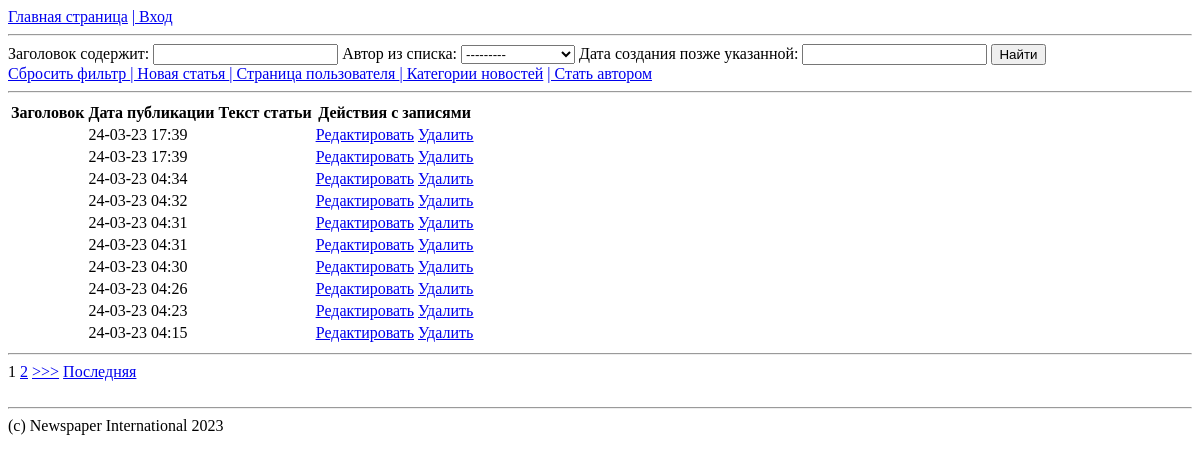
Before: / with the older database file.
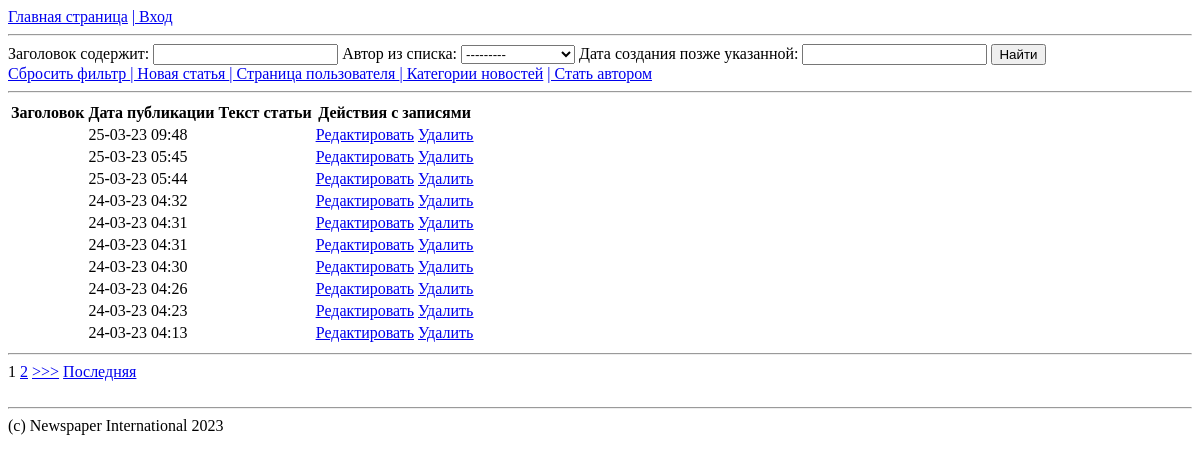
After: the same page with the newer database file.
### news/models.py (models this page shows, shortened)
class Post(models.Model):
    article = 'AR'
    news = 'NW'
    TYPES = [(article, 'Статья'), (news, 'Новость')]
    author = models.ForeignKey(Author, on_delete=models.CASCADE, verbose_name=u'Автор')
    type = models.CharField(max_length=2, choices=TYPES, default=news, verbose_name=u'Тип')
    time_create = models.DateTimeField(auto_now_add=True, verbose_name=u'Дата создания')
    category = models.ManyToManyField(Category, through='PostCategory', verbose_name=u'Категория')
    heading = models.CharField(verbose_name=u'Заголовок', max_length=255)
    body = models.TextField(verbose_name=u'Текст')
    rating = models.IntegerField(default=0)

### news/views.py (the view, shortened to what this page needs)
# urls.py: path('',  PostListSearch.as_view(), name='post_search'),
class PostListSearch(ListView):
    model = Post
    template_name = 'search.html'
    context_object_name = 'posts'
    ordering = '-time_create'
    paginate_by = 10
    def get_queryset(self):
        queryset = super().get_queryset()
        return PostFilter(self.request.GET, queryset=queryset).qs
    def get_context_data(self, **kwargs):
        context = super().get_context_data(**kwargs)
        context['filter'] = PostFilter(self.request.GET, queryset=self.get_queryset())
        request_copy = self.request.GET.copy()
        parameters = request_copy.pop('page', True) and request_copy.urlencode()
        context['parameters'] = parameters  # хвост get запроса для коррктной работы пагинатора
        context['form'] = PostForm()
        context['is_author'] = self.request.user.groups.filter(name='authors').exists()
        return context

### news/forms.py
class PostForm(ModelForm):
    class Meta:
        model = Post
        fields = ['type', 'category', 'heading', 'body']

### news/models.py (called while the page is built)
    def __str__(self):
        return f'{self.user}'

### news/templatetags/custom_filters.py (called while the page is built)
@register.filter(name='censor')
def censor(value):
    censored_text = profanity.censor(value)
    return censored_text

### templates/search.html (shortened to what this page needs)
{% extends 'flatpages/default.html' %}
{% load custom_filters %}
{% block content %}
    {% if posts %}
        <form method="GET">
            {{ filter.form}}
            <input type="submit" value="Найти">
            <br>
            <a href="{% url 'post_search' %}"> Сбросить фильтр </a>
            <a href="{% url 'post_create' %}">| Новая статья </a>
            <a href="{% url 'user' %}">| Страница пользователя </a>
            <a href="{% url 'categories' %}">| Категории новостей</a>
            {% if not is_author %}
                <a href="/upgrade/">| Стать автором</a>
            {% endif %}
        </form>
        <hr>
        <table>
            <tr>
                <th>
                    Заголовок
                </th>
                <th>
                    Дата публикации
                </th>
                <th>
                    Текст статьи
                </th>
                <th>
                    Действия с записями
                </th>
            </tr>
        {% for post in posts %}
            <tr>
                <td>
                </td>
                <td>
                    {{ post.time_create|date:'d-m-y H:i' }}
                </td>
                <td>
                </td>
                <td>
                    <a href="{% url 'post_update' post.id %}"><u>Редактировать</u></a>
                    <a href="{% url 'post_delete' post.id %}"><u> Удалить </u></a>
                </td>
            </tr>
        {% endfor %}
        </table>
    {% else %}
        <h2>Статей нет!</h2>
    {% endif %}
    <hr>
    {% if is_paginated %}
            {% for num in page_obj.paginator.page_range %}
            {% if page_obj.number == num %}
                <a>{{ num }}</a>
            {% elif num > page_obj.number|add:'-3' and num < page_obj.number|add:'3' %}
                <a href="?page={{ num }}&{{ parameters }}">{{ num }}</a>
            {% endif %}
        {% endfor %}
        {% if page_obj.has_next %}
            <a href="?page={{ page_obj.next_page_number }}&{{ parameters }}">>>></a>
            <a href="?page={{ page_obj.paginator.num_pages }}&{{ parameters }}">Последняя</a>
        {% endif %}
    {% endif %}
    <br><br>
{% endblock content %}

### templates/flatpages/default.html (shortened to what this page needs)
<!DOCTYPE html>
<html lang="en">
    <head>
    </head>
    <body>
        <a href="/search/">Главная страница</a>
         {% if user.is_authenticated %}
            <a href="/accounts/logout/">| Выход</a>
        {% else %}
            <a href="/accounts/login/">| Вход</a>
        {% endif %}
        <hr>
        <div>
            {% block content %}{% endblock content %}
        </div>
        <hr>
        (с) Newspaper International 2023
    </body>
</html>

Changed rows visible on the page:
removed Post: time_create "24-03-23 17:39"
removed Post: time_create "24-03-23 17:39"
removed Post: time_create "24-03-23 04:34"
removed Post: time_create "24-03-23 04:15"
added Post: time_create "25-03-23 09:48"
added Post: time_create "25-03-23 05:45"
added Post: time_create "25-03-23 05:44"
now on this page (row unchanged): Post: time_create "24-03-23 04:13"
